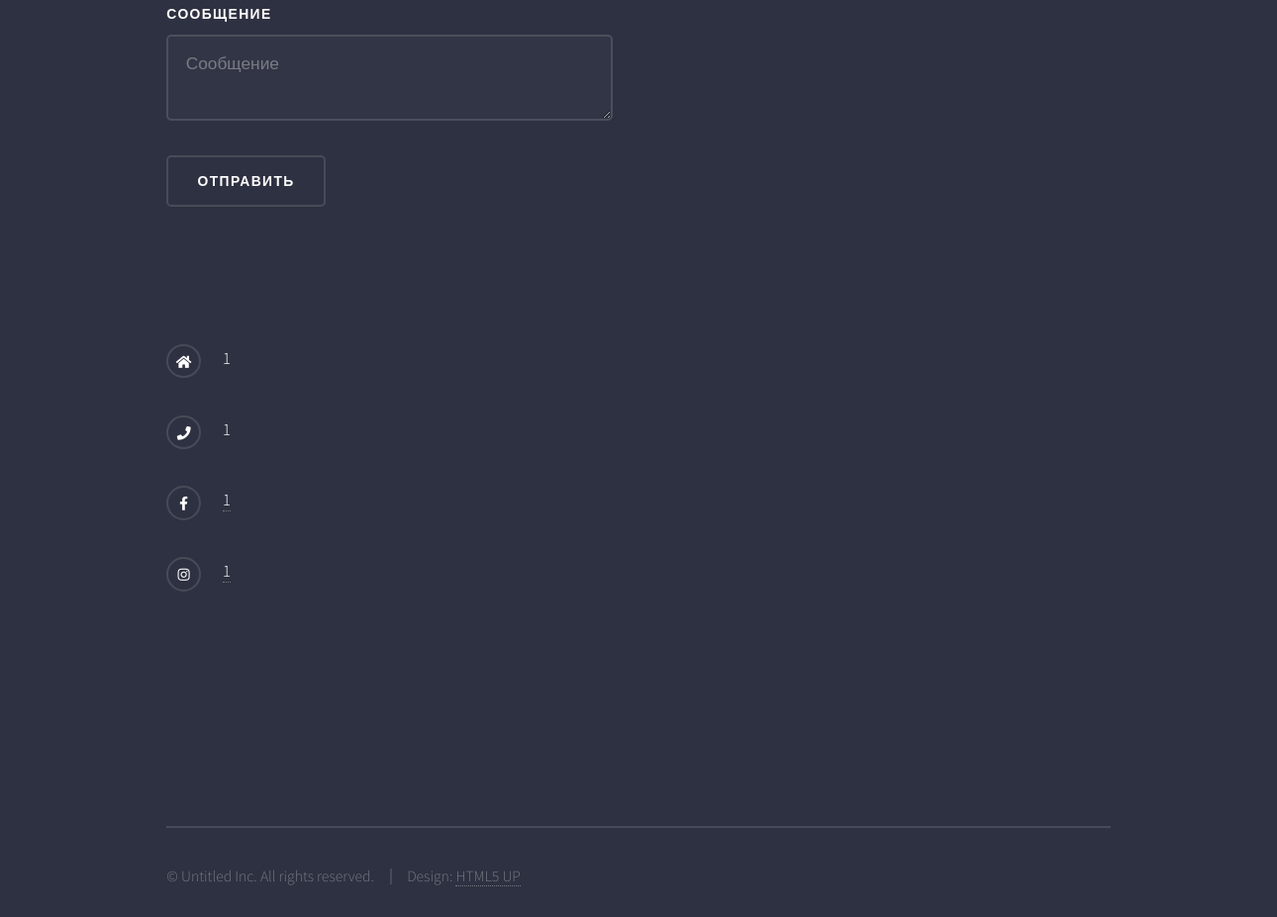
Before: / (lower part) with the older database file.
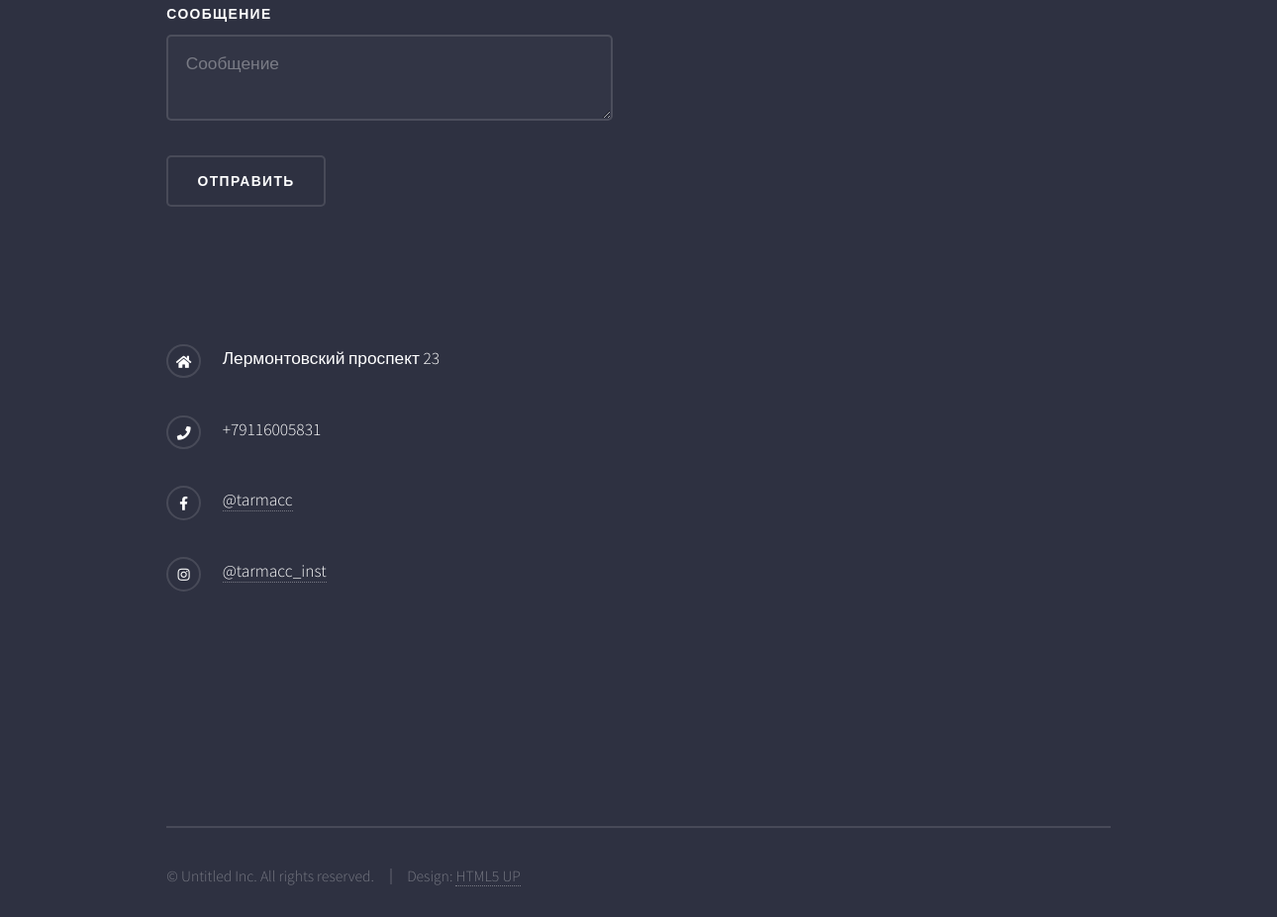
After: the same page with the newer database file.
### models.py (models this page shows)
class Contacts(db.Model):
    id = db.Column(db.Integer, primary_key=True)
    adress = db.Column(db.String(64), index=True)
    phone = db.Column(db.String(64), index=True)
    telegram = db.Column(db.String(64), index=True)
    instagram = db.Column(db.String(64), index=True)

### app.py (the view, shortened to what this page needs)
@app.route("/", methods=['GET', 'POST'])
def index():
    page_title = "Главная страница"
    form = ContactForm()
    return render_template("index.j2", form=form, company_contacts=Contacts.query.first())

### form.py
class ContactForm(FlaskForm):
    name = StringField("Имя")
    email = EmailField(
        "Email", validators=[
            DataRequired("Заполните Email"),
            Email("Email введен неправильно")
        ]
    )
    message = TextAreaField("Сообщение", validators=[DataRequired("Заполните поле")])
    submit = SubmitField("Отправить")

### templates/index.j2 (shortened to what this page needs)
{% extends "base.j2" %}
{% block content %}
          <section id="wrapper">
          <section id="footer">
            <div class="inner">
              <form method="post" action=" {{ url_for('index') }}" novalidate>
                <div class="fields">
                  <div class="field">
                    {{ form.message.label }}
                    {{ form.message(size=25, placeholder=form.message.label.text) }}
                  </div>
                </div>
                <ul class="actions">
                  <li>{{ form.submit() }}</li>
                </ul>
              </form>
            </div>
            <div class="inner">
              <ul class="contact">
                <li class="icon solid fa-home">
                  {{company_contacts.adress}}
                </li>
                <li class="icon solid fa-phone">{{company_contacts.phone}}</li>
                <li class="icon brands fa-facebook-f"><a href="#">{{company_contacts.telegram}}</a></li>
                <li class="icon brands fa-instagram"><a href="#">{{company_contacts.instagram}}</a></li>
              </ul>
            </div>
          </section>
          </section>
{% endblock %}

Changed rows visible on the page:
removed Contacts: adress "1", phone "1", telegram "1", instagram "1"
added Contacts: adress "Лермонтовский проспект 23", phone "+79116005831", telegram "@tarmacc", instagram "@tarmacc_inst"
